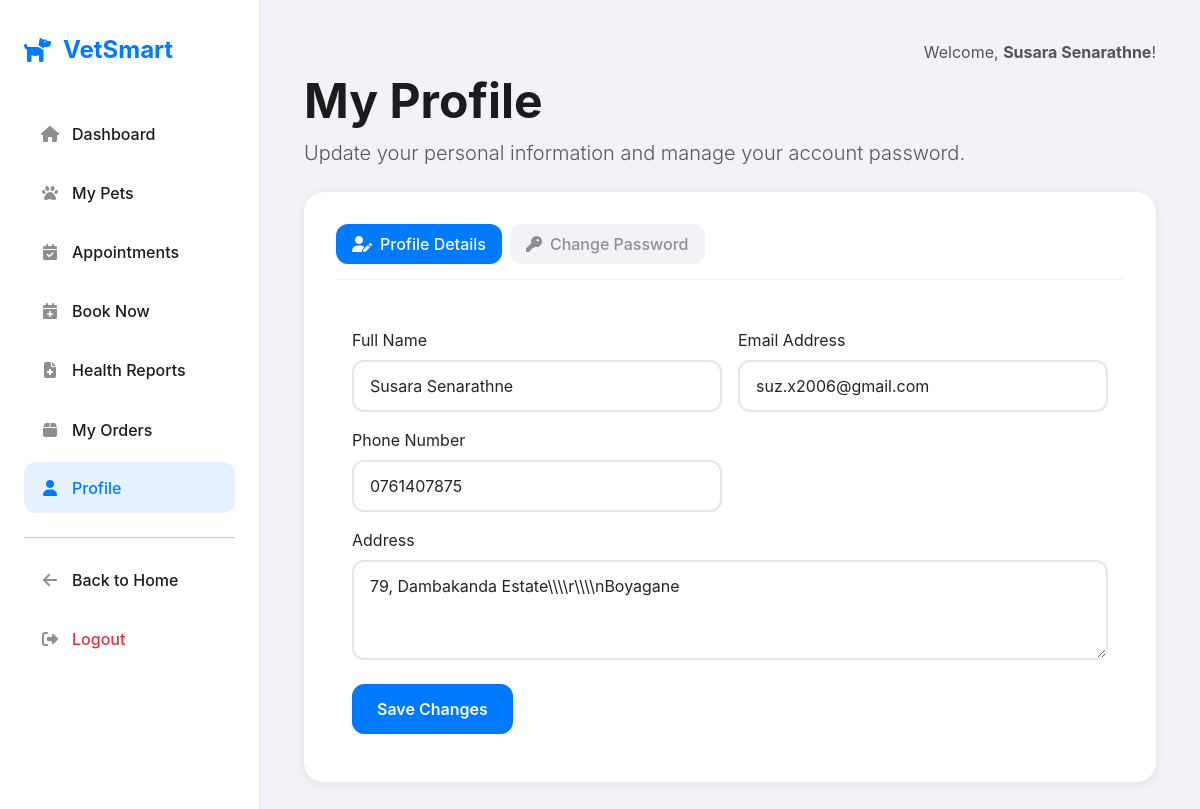
The page /VetSmart/client/profile.php (signed in) on the database its author committed.
### tables this page shows
CREATE TABLE `users` (
  `user_id` int(11) NOT NULL,
  `full_name` varchar(255) NOT NULL,
  `email` varchar(255) NOT NULL,
  `password` varchar(255) NOT NULL,
  `phone_number` varchar(20) DEFAULT NULL,
  `address` text DEFAULT NULL,
  `role` enum('client','admin') NOT NULL DEFAULT 'client',
  `created_at` timestamp NOT NULL DEFAULT current_timestamp()
);

### VetSmart/client/profile.php (the view, shortened to what this page needs)
<?php
include 'includes/header.php';
$user_id = $_SESSION['user_id'];
$user_info = [];
$sql = "SELECT full_name, email, phone_number, address FROM users WHERE user_id = ?";
$stmt = mysqli_prepare($conn, $sql);
mysqli_stmt_bind_param($stmt, "i", $user_id);
mysqli_stmt_execute($stmt);
$result = mysqli_stmt_get_result($stmt);
if ($result) {
    $user_info = mysqli_fetch_assoc($result);
}
?>
<h1 class="display-5 fw-bold mb-2">My Profile</h1>
<p class="lead text-muted mb-4">Update your personal information and manage your account password.</p>
<div class="card">
    <div class="card-header">
        <ul class="nav nav-tabs" id="profileTabs" role="tablist">
            <li class="nav-item" role="presentation">
                <button class="nav-link active" id="details-tab" data-bs-toggle="tab" data-bs-target="#details" type="button" role="tab" aria-controls="details" aria-selected="true">
                    <i class="fas fa-user-edit me-2"></i>Profile Details
                </button>
            </li>
            <li class="nav-item" role="presentation">
                <button class="nav-link" id="password-tab" data-bs-toggle="tab" data-bs-target="#password" type="button" role="tab" aria-controls="password" aria-selected="false">
                    <i class="fas fa-key me-2"></i>Change Password
                </button>
            </li>
        </ul>
    </div>
    <div class="card-body pt-4">
        <div class="tab-content" id="profileTabsContent">
            <div class="tab-pane fade show active" id="details" role="tabpanel" aria-labelledby="details-tab">
                <form action="../php/process_profile_actions.php" method="POST">
                    <div class="row g-3">
                        <div class="col-md-6">
                            <label for="fullName" class="form-label">Full Name</label>
                            <input type="text" class="form-control" id="fullName" name="full_name" value="<?php echo htmlspecialchars($user_info['full_name']); ?>" required>
                        </div>
                        <div class="col-md-6">
                            <label for="email" class="form-label">Email Address</label>
                            <input type="email" class="form-control" id="email" name="email" value="<?php echo htmlspecialchars($user_info['email']); ?>" required>
                        </div>
                        <div class="col-md-6">
                            <label for="phoneNumber" class="form-label">Phone Number</label>
                            <input type="tel" class="form-control" id="phoneNumber" name="phone_number" value="<?php echo htmlspecialchars($user_info['phone_number']); ?>">
                        </div>
                         <div class="col-12">
                            <label for="address" class="form-label">Address</label>
                            <textarea class="form-control" id="address" name="address" rows="3"><?php echo htmlspecialchars($user_info['address']); ?></textarea>
                        </div>
                    </div>
                    <button type="submit" name="update_profile" class="btn btn-primary mt-4">Save Changes</button>
                </form>
            </div>
        </div>
    </div>
</div>
<?php
include 'includes/footer.php';
?>

### VetSmart/client/includes/header.php (style rules this page uses)
:root { --ios-blue: #007AFF; --ios-green: #34C759; --ios-red: #FF3B30; --ios-gray: #8E8E93; --ios-light-gray: #F2F2F7; --ios-dark-gray: #1C1C1E; --ios-white: #FFFFFF; --shadow-light: 0 2px 10px rgba(0,0,0,0.08); --border-radius: 12px; --border-radius-lg: 20px; }
body { font-family: -apple-system, BlinkMacSystemFont, 'SF Pro Display', 'Segoe UI', Roboto, sans-serif; background-color: var(--ios-light-gray); color: var(--ios-dark-gray); }
.card { border: none; border-radius: var(--border-radius-lg); background: var(--ios-white); box-shadow: var(--shadow-light); padding: 2rem; }
.card-header { background: transparent; border-bottom: 1px solid var(--ios-light-gray); padding: 0 0 1rem 0; margin-bottom: 1.5rem; }
.form-control { border: 2px solid #E5E5EA; border-radius: var(--border-radius); padding: 12px 16px; }
.btn { border-radius: var(--border-radius); font-weight: 600; padding: 12px 24px; }
.btn-primary { background-color: var(--ios-blue); }
.nav-tabs { border-bottom: none; }
.nav-tabs .nav-link { border: none; background: var(--ios-light-gray); color: var(--ios-gray); margin-right: 0.5rem; border-radius: var(--border-radius) !important; font-weight: 500; }
.nav-tabs .nav-link.active { background: var(--ios-blue); color: var(--ios-white); }

### rows shown on the page
users: full_name "Susara Senarathne", email "suz.x2006@gmail.com", phone_number "0761407875", address "79, Dambakanda Estate\\\\\\\\r\\\\\\\\nBoyagane"

### other values the page prints
$_SESSION['full_name'] "Susara Senarathne"
